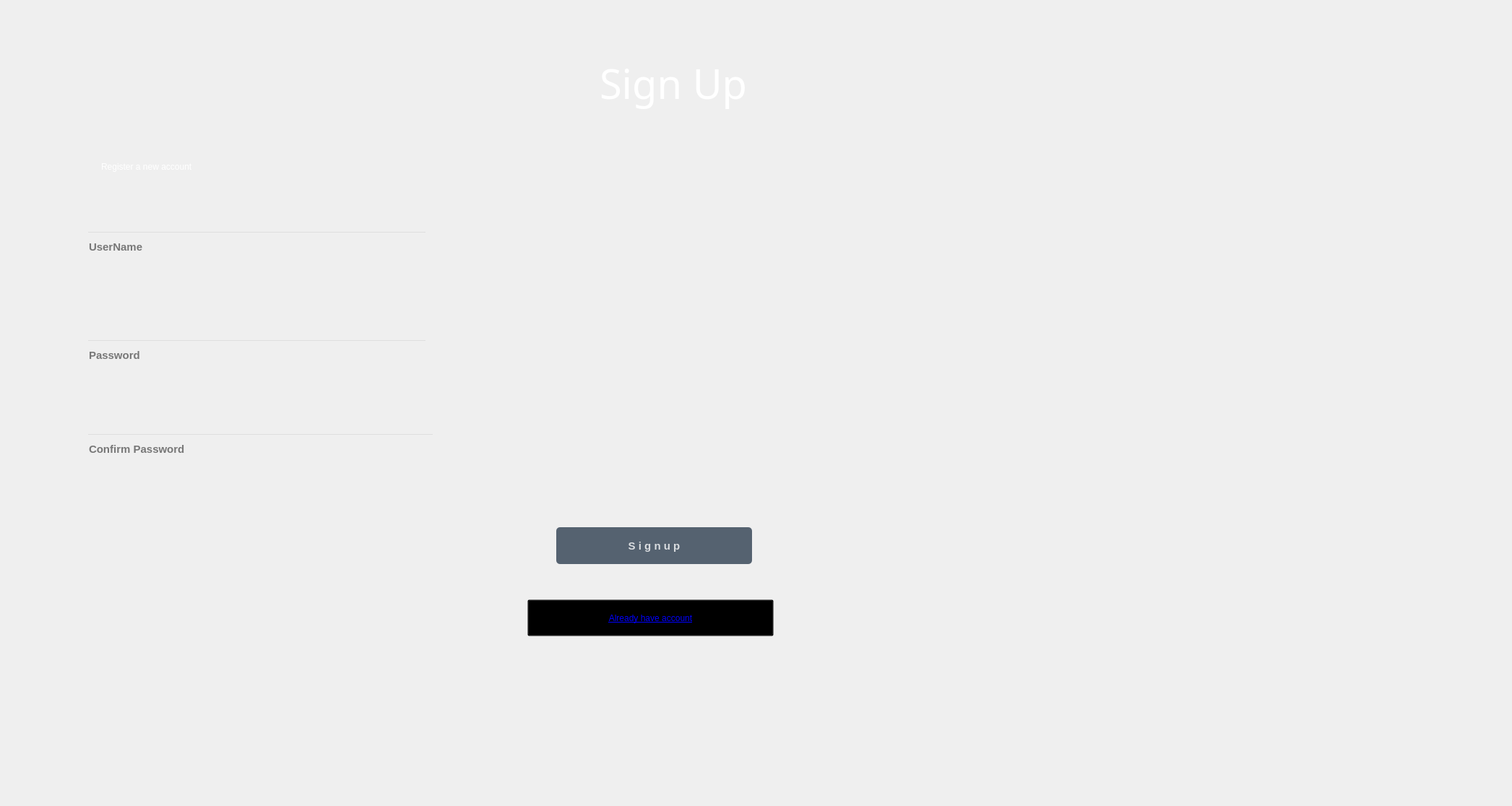
<?xml version="1.0" encoding="UTF-8"?>
<ui version="4.0">
 <class>Dialog</class>
 <widget class="QDialog" name="Dialog">
  <property name="geometry">
   <rect>
    <x>0</x>
    <y>0</y>
    <width>2093</width>
    <height>1116</height>
   </rect>
  </property>
  <property name="windowTitle">
   <string>Dialog</string>
  </property>
  <widget class="QWidget" name="bgwidget" native="true">
   <property name="geometry">
    <rect>
     <x>0</x>
     <y>0</y>
     <width>1920</width>
     <height>1100</height>
    </rect>
   </property>
   <property name="styleSheet">
    <string notr="true">QWidget#bgwidget{
background-color:qlineargradient(spread:pad, x1:0.091, y1:0.101636, x2:0.991379, y2:0.977, stop:0 rgba(209, 107, 165, 255), stop:1 rgba(255, 255, 255, 255));</string>
   </property>
   <widget class="QLabel" name="label">
    <property name="geometry">
     <rect>
      <x>830</x>
      <y>70</y>
      <width>251</width>
      <height>91</height>
     </rect>
    </property>
    <property name="font">
     <font>
      <family>12 Calibri</family>
      <pointsize>42</pointsize>
      <weight>9</weight>
      <italic>false</italic>
      <bold>false</bold>
     </font>
    </property>
    <property name="styleSheet">
     <string notr="true">font: 75 42pt bold &quot;Calibri&quot;;
color:rgb(255, 255, 255);</string>
    </property>
    <property name="text">
     <string>Sign Up</string>
    </property>
   </widget>
   <widget class="QLabel" name="label_2">
    <property name="geometry">
     <rect>
      <x>140</x>
      <y>210</y>
      <width>381</width>
      <height>41</height>
     </rect>
    </property>
    <property name="styleSheet">
     <string notr="true">font: 75 20pt bold &quot;Calibri&quot;;
color:rgb(255, 255, 255);</string>
    </property>
    <property name="text">
     <string>Register a new account</string>
    </property>
   </widget>
   <widget class="QLineEdit" name="emailfield">
    <property name="geometry">
     <rect>
      <x>120</x>
      <y>320</y>
      <width>471</width>
      <height>51</height>
     </rect>
    </property>
    <property name="font">
     <font>
      <pointsize>11</pointsize>
      <weight>75</weight>
      <bold>true</bold>
     </font>
    </property>
    <property name="styleSheet">
     <string notr="true">background-color: rgba(0, 0, 0, 0);
border:2px solid rgpa(0, 0, 0, 0);
border-bottom-color:rgba(46, 82 , 101,200);
color:rgb(0,0,0);
padding-bottom:7px;</string>
    </property>
    <property name="placeholderText">
     <string>UserName</string>
    </property>
   </widget>
   <widget class="QLineEdit" name="passwordfield">
    <property name="geometry">
     <rect>
      <x>120</x>
      <y>470</y>
      <width>471</width>
      <height>51</height>
     </rect>
    </property>
    <property name="font">
     <font>
      <pointsize>11</pointsize>
      <weight>75</weight>
      <bold>true</bold>
     </font>
    </property>
    <property name="styleSheet">
     <string notr="true">background-color: rgba(0, 0, 0, 0);
border:2px solid rgpa(0, 0, 0, 0);
border-bottom-color:rgba(46, 82 , 101,200);
color:rgb(0,0,0);
padding-bottom:7px;</string>
    </property>
    <property name="placeholderText">
     <string>Password</string>
    </property>
   </widget>
   <widget class="QLabel" name="error">
    <property name="geometry">
     <rect>
      <x>440</x>
      <y>540</y>
      <width>341</width>
      <height>20</height>
     </rect>
    </property>
    <property name="styleSheet">
     <string notr="true">font: 12pt &quot;MS Shell Dlg 2&quot;; color:red;</string>
    </property>
    <property name="text">
     <string/>
    </property>
   </widget>
   <widget class="QLineEdit" name="confirmpasswordfield">
    <property name="geometry">
     <rect>
      <x>120</x>
      <y>600</y>
      <width>481</width>
      <height>51</height>
     </rect>
    </property>
    <property name="font">
     <font>
      <pointsize>11</pointsize>
      <weight>75</weight>
      <bold>true</bold>
     </font>
    </property>
    <property name="styleSheet">
     <string notr="true">background-color: rgba(0, 0, 0, 0);
border:2px solid rgpa(0, 0, 0, 0);
border-bottom-color:rgba(46, 82 , 101,200);
color:rgb(0,0,0);
padding-bottom:7px;</string>
    </property>
    <property name="placeholderText">
     <string>Confirm Password</string>
    </property>
   </widget>
   <widget class="QLabel" name="label_3">
    <property name="geometry">
     <rect>
      <x>1010</x>
      <y>-30</y>
      <width>1920</width>
      <height>1100</height>
     </rect>
    </property>
    <property name="styleSheet">
     <string notr="true">background-image:url(:/im/—Pngtree—pink ribbon of breast cancer_8423017.png);</string>
    </property>
    <property name="text">
     <string/>
    </property>
   </widget>
   <widget class="QPushButton" name="signup">
    <property name="geometry">
     <rect>
      <x>770</x>
      <y>730</y>
      <width>271</width>
      <height>51</height>
     </rect>
    </property>
    <property name="font">
     <font>
      <pointsize>11</pointsize>
      <weight>75</weight>
      <bold>true</bold>
     </font>
    </property>
    <property name="styleSheet">
     <string notr="true">QPushButton#signup{
	Background-color:rgba(85,98,112,255);
	color:rgba(255,255,255,200);
	border-radius:5px;
}
QPushButton#signup:pressed{
	padding-left:5px;
	padding-top:5px;
	background-color:rgba(254, 81, 171, 0.8);
	background-position:calc(100% - 10px)center;
}
QPushButton#signup:hover{
	background-color:rgba(254, 81, 171, 0.8)
}</string>
    </property>
    <property name="text">
     <string>S i g n u p</string>
    </property>
   </widget>
   <widget class="QPushButton" name="back">
    <property name="geometry">
     <rect>
      <x>730</x>
      <y>830</y>
      <width>341</width>
      <height>51</height>
     </rect>
    </property>
    <property name="styleSheet">
     <string notr="true">background-color:rgba(0,0,0,0);text-decoration: underline;QLabel:hover;color:rgb(0, 0, 255);font: 10pt &quot;MS Shell Dlg 2&quot;;</string>
    </property>
    <property name="text">
     <string>Already have account</string>
    </property>
   </widget>
  </widget>
 </widget>
 <resources/>
 <connections/>
</ui>
